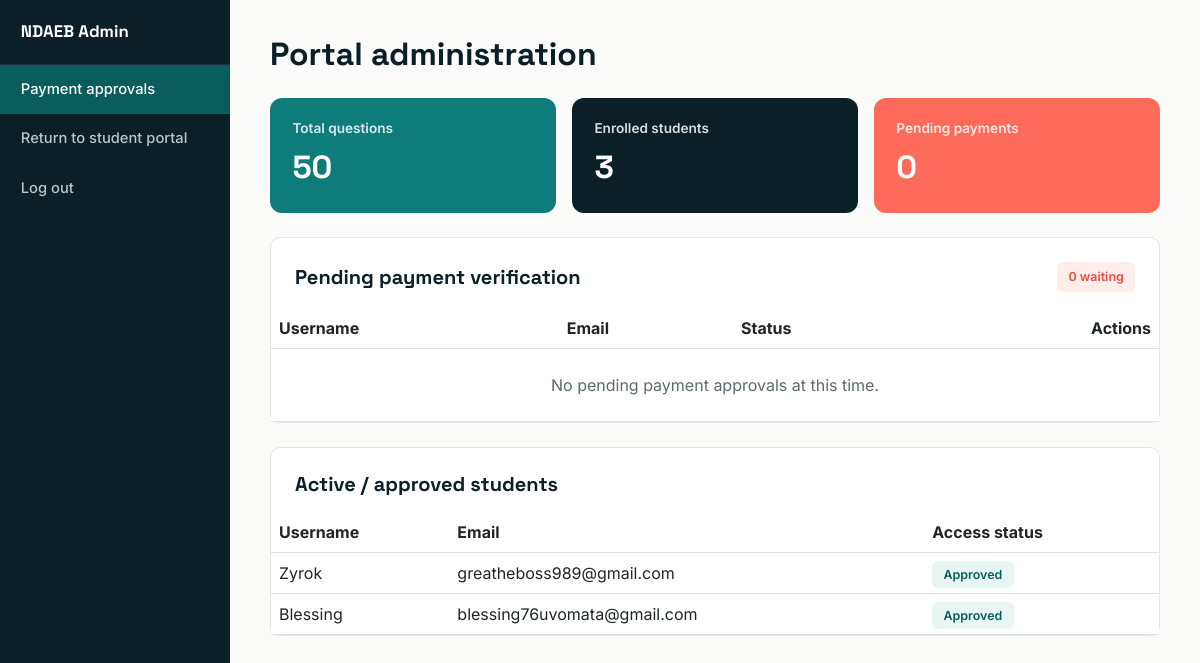
Page /admin-panel/ (signed in) on the committed database.
### main/models.py (models this page shows, shortened)
class Profile(models.Model):
    PAYMENT_STATUS_CHOICES = [
        ('UNPAID', 'Unpaid'),
        ('PENDING', 'Pending Verification'),
        ('APPROVED', 'Approved'),
        ('DENIED', 'Denied'),
    ]
    user = models.OneToOneField(User, on_delete=models.CASCADE, related_name='profile')
    payment_status = models.CharField(max_length=20, choices=PAYMENT_STATUS_CHOICES, default='UNPAID')

### main/views.py (the view)
# urls.py: path('admin-panel/', views.admin_panel_view, name='admin_panel'),
@user_passes_test(lambda u: u.is_staff, login_url='admin_login')
def admin_panel_view(request):
    pending_payments = Profile.objects.filter(payment_status='PENDING')
    approved_users = Profile.objects.filter(payment_status='APPROVED')
    context = {
        'total_questions': Question.objects.count(),
        'total_students': User.objects.filter(is_staff=False).count(),
        'pending_payments': pending_payments,
        'approved_users': approved_users,
    }
    return render(request, 'admin-panel.html', context)

### templates/admin-panel.html (shortened to what this page needs)
{% extends 'base.html' %}
{% block layout %}
<div class="admin-shell">
  <div class="admin-sidebar">
    <span class="brand">NDAEB Admin</span>
    <a href="{% url 'admin_panel' %}" class="nav-item active">Payment approvals</a>
    <a href="{% url 'dashboard' %}" class="nav-item">Return to student portal</a>
    <a href="{% url 'logout' %}" class="nav-item">Log out</a>
  </div>
  <div class="admin-main">
    <h2 class="fw-bold mb-4">Portal administration</h2>
    <div class="row g-3 mb-4">
      <div class="col-md-4">
        <div class="metric-card" style="background:var(--teal);">
          <h6>Total questions</h6>
          <div class="val">{{ total_questions|default:'0' }}</div>
        </div>
      </div>
      <div class="col-md-4">
        <div class="metric-card" style="background:var(--ink);">
          <h6>Enrolled students</h6>
          <div class="val">{{ total_students|default:'0' }}</div>
        </div>
      </div>
      <div class="col-md-4">
        <div class="metric-card" style="background:var(--coral);">
          <h6>Pending payments</h6>
          <div class="val">{{ pending_payments|length }}</div>
        </div>
      </div>
    </div>
    <div class="surface-card mb-4">
      <div class="p-4 pb-3 d-flex justify-content-between align-items-center">
        <h5 class="fw-bold mb-0">Pending payment verification</h5>
        <span class="badge-soft-coral">{{ pending_payments|length }} waiting</span>
      </div>
      <div class="table-responsive">
        <table class="table table-hover align-middle mb-0">
          <thead>
            <tr>
              <th>Username</th>
              <th>Email</th>
              <th>Status</th>
              <th class="text-end">Actions</th>
            </tr>
          </thead>
          <tbody>
            {% for profile in pending_payments %}
              <tr>
                <td><strong>{{ profile.user.username }}</strong></td>
                <td>{{ profile.user.email }}</td>
                <td><span class="badge-soft-coral">Pending review</span></td>
                <td class="text-end">
                  <a href="{% url 'process_payment' profile.id 'approve' %}" class="btn btn-primary btn-sm me-2">Approve access</a>
                  <a href="{% url 'process_payment' profile.id 'deny' %}" class="btn btn-outline-teal btn-sm">Deny access</a>
                </td>
              </tr>
            {% empty %}
              <tr>
                <td colspan="4" class="text-center py-4" style="color:var(--slate);">No pending payment approvals at this time.</td>
              </tr>
            {% endfor %}
          </tbody>
        </table>
      </div>
    </div>
    <div class="surface-card">
      <div class="p-4 pb-3">
        <h5 class="fw-bold mb-0">Active / approved students</h5>
      </div>
      <div class="table-responsive">
        <table class="table table-hover align-middle mb-0">
          <thead>
            <tr>
              <th>Username</th>
              <th>Email</th>
              <th>Access status</th>
            </tr>
          </thead>
          <tbody>
            {% for profile in approved_users %}
              <tr>
                <td>{{ profile.user.username }}</td>
                <td>{{ profile.user.email }}</td>
                <td><span class="badge-soft-teal">Approved</span></td>
              </tr>
            {% empty %}
              <tr>
                <td colspan="3" class="text-center py-4" style="color:var(--slate);">No approved students yet.</td>
              </tr>
            {% endfor %}
          </tbody>
        </table>
      </div>
    </div>
  </div>
</div>
{% endblock %}

### templates/base.html (style rules this page uses)
:root { --ink: #0b1f26; --teal: #0e7c7b; --teal-dark: #0a5d5c; --teal-light: #e8f6f3; --coral: #ff6b5b; --coral-dark: #e5503f; --paper: #fbfbf9; --slate: #5b6b70; --line: #dce7e6; --radius: 10px; }
* { box-sizing: border-box; }
body { font-family: 'Inter', sans-serif; background: var(--paper); color: var(--ink); -webkit-font-smoothing: antialiased; }
h1, h2, h3, h4, h5, .brand-font { font-family: 'Space Grotesk', sans-serif; color: var(--ink); }
a { color: var(--teal-dark); }
.surface-card { background: #fff; border: 1px solid var(--line); border-radius: var(--radius); }
.badge-soft-teal { background: var(--teal-light); color: var(--teal-dark); font-weight: 600; padding: 0.35rem 0.7rem; border-radius: 6px; font-size: 0.78rem; }
.badge-soft-coral { background: #ffedea; color: var(--coral-dark); font-weight: 600; padding: 0.35rem 0.7rem; border-radius: 6px; font-size: 0.78rem; }
.table thead { background: var(--teal-light); color: var(--teal-dark); }

### templates/admin-panel.html (style rules this page uses)
.admin-shell { display:flex; min-height:100vh; }
.admin-sidebar { width:230px; background:var(--ink); flex-shrink:0; }
.admin-sidebar .brand { color:#fff; font-family:'Space Grotesk',sans-serif; font-weight:700; font-size:1.05rem; padding:1.2rem 1.3rem; display:block; border-bottom:1px solid rgba(255,255,255,.1); }
.admin-sidebar a.nav-item { color:#B9C7C9; text-decoration:none; padding:.85rem 1.3rem; display:block; font-size:.92rem; font-weight:500; }
.admin-sidebar a.nav-item:hover, .admin-sidebar a.nav-item.active { color:#fff; background:var(--teal-dark); }
.admin-main { flex:1; padding:2.2rem 2.5rem; }
.metric-card { border-radius:12px; padding:1.4rem; color:#fff; }
.metric-card h6 { opacity:.85; font-size:.85rem; font-weight:600; margin-bottom:.4rem; }
.metric-card .val { font-family:'Space Grotesk',sans-serif; font-weight:700; font-size:2rem; }

### rows in the picture
Profile: user.username "Zyrok", user.email "greatheboss989@gmail.com"
Profile: user.username "Blessing", user.email "blessing76uvomata@gmail.com"

### other values in the picture
{{ total_questions|default:'0' }} "50"
{{ total_students|default:'0' }} "3"
{{ pending_payments|length }} "0"
